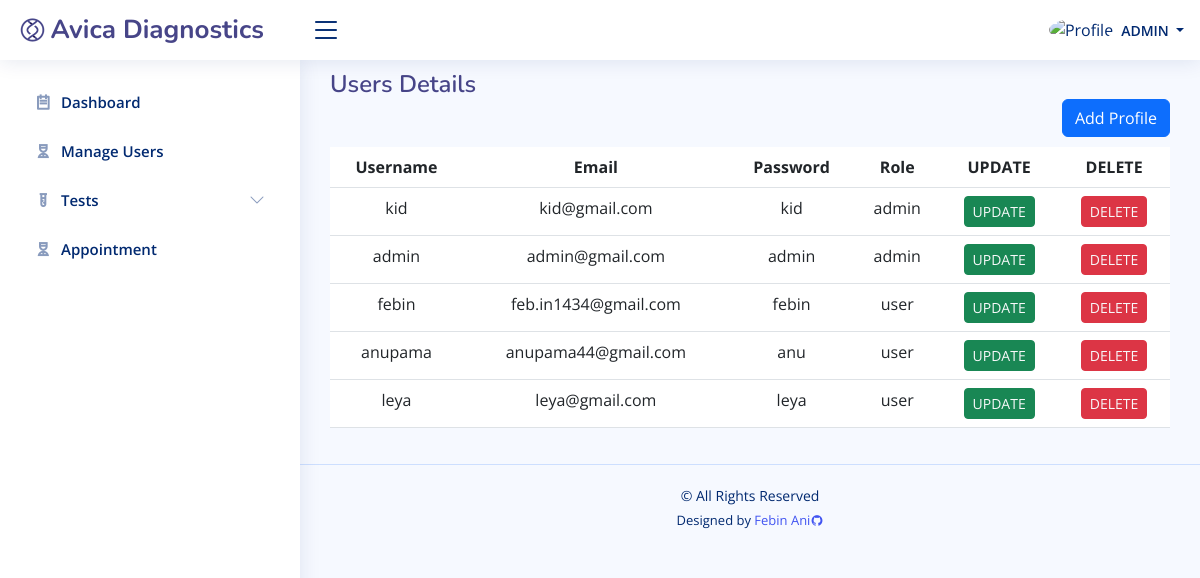
Before: /admin/register.php (signed in) with the older database file.
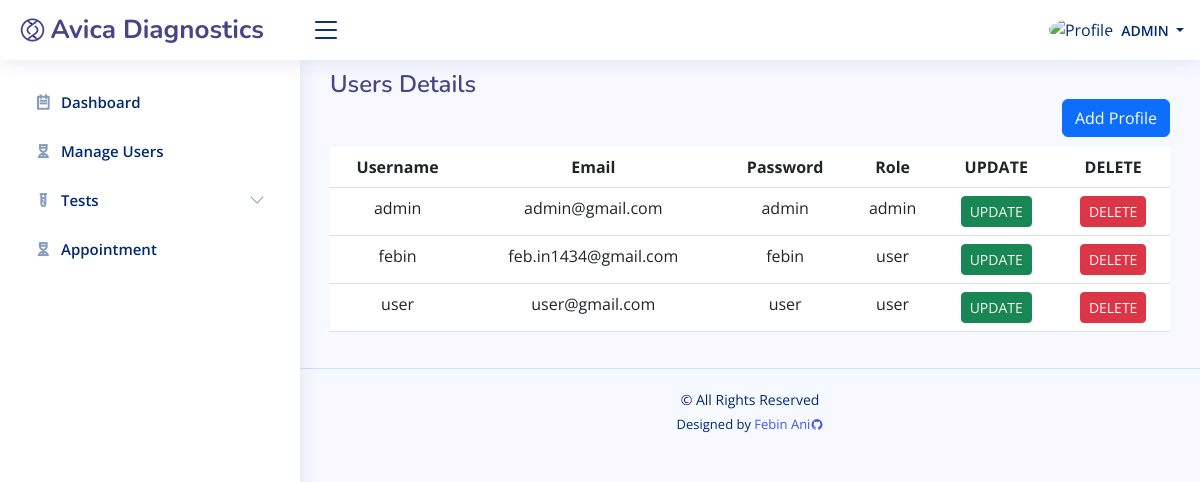
After: the same page with the newer database file.
### tables this page shows
CREATE TABLE `tb_user` (
  `id` int(10) NOT NULL,
  `fname` text NOT NULL,
  `lname` text NOT NULL,
  `gender` varchar(30) NOT NULL,
  `contact` varchar(100) NOT NULL,
  `username` varchar(50) NOT NULL,
  `email` text NOT NULL,
  `pass` text NOT NULL,
  `dob` date NOT NULL,
  `address` text NOT NULL,
  `usertype` text NOT NULL,
  `date_created` datetime NOT NULL,
  `date_updated` datetime DEFAULT NULL
);

### admin/register.php (the view, shortened to what this page needs)
<?php
	include('constant/security.php');
	include('constant/header.php');
	include('constant/sidebar.php');
?>
<main id="main" class="main">
    <div class="pagetitle">
      <h1>Users Details</h1>
      <div class="d-grid gap-2 d-md-flex justify-content-md-end">
        <button type="button" class="btn btn-primary" data-bs-toggle="modal" data-bs-target="#addprofile">
            Add Profile
        </button>
      </div>
    </div>
    <section class="section">
      <div class="row">
        <div class="col-lg-12">
          <table class="table">
            <thead>
              <tr class="text-center">
                <th scope="col">Username</th>
                <th scope="col">Email</th>
                <th scope="col">Password</th>
                <th scope="col">Role</th>
                <th scope="col">UPDATE</th>
                <th scope="col">DELETE</th>
              </tr>
            </thead>
            <tbody>
            <?php
              $res=mysqli_query($conn,"SELECT * FROM `tb_user`");
              if (mysqli_num_rows($res) > 0 ) {
                  while($row=mysqli_fetch_array($res)){
                      echo "<tr class='text-center'>";
                      echo "<td>".$row['username']."</td>";
                      echo "<td>".$row['email']."</td>";
                      echo "<td>".$row['pass']."</td>";
                      echo "<td>".$row['usertype']."</td>";
                      echo "<td>";
                      ?>
                        <button class="btn btn-success btn-sm">
                          <a class="link-light" href="updateuser.php?id=<?php echo $row["id"]; ?>">UPDATE</a>
                        </button>
                      <?php
                        echo "</td>";
                        echo "<td>";
                      ?>
                        <button class="btn btn-danger btn-sm" >
                          <a class="link-light" href="delete.php?id=<?php echo $row["id"]; ?>">DELETE
                        </button>
                      <?php
                      echo "</td>";
                      echo "</tr>";
                  }
              }
            ?>
            </tbody>
          </table>
        </div>
      </div>
    </section>
  </main>
<?php
  include('constant/footer.php');
?>

Changed rows visible on the page:
removed tb_user: username "kid", email "kid@gmail.com", pass "kid", usertype "admin"
removed tb_user: username "anupama", email "anupama44@gmail.com", pass "anu", usertype "user"
removed tb_user: username "leya", email "leya@gmail.com", pass "leya", usertype "user"
added tb_user: username "user", email "user@gmail.com", pass "user", usertype "user"
